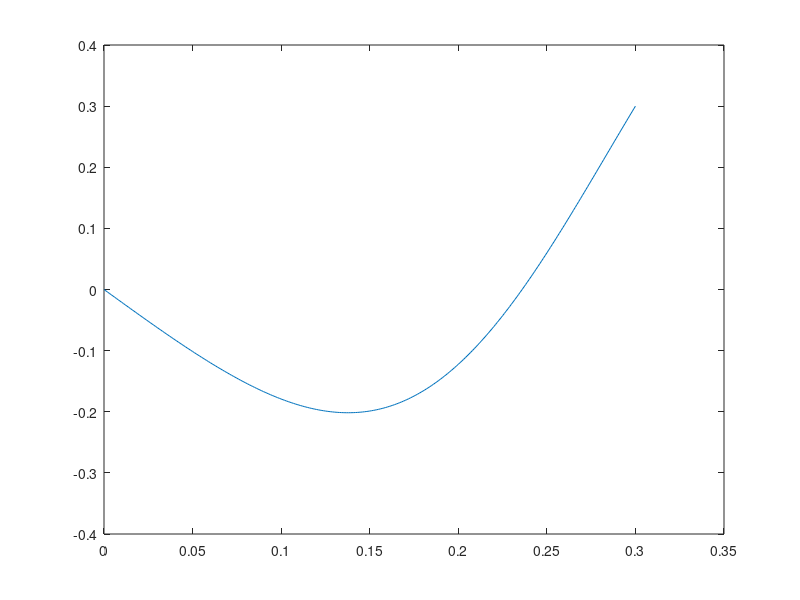

Recreate this plot in MATLAB.
clear; clc; close all;

R = 0.3; % m
omega = 2*pi; % rad/s
nu = 1*10^-6;

r = 0 : 0.001 : R;
%t = 0 : 500 : 50000;
%t = 360;
t= 4500;

n_terms = 10;

lambda = 0.0001 : 0.0001 : 100;

f = zeros(length(lambda),1);

for i = 1 : length(lambda)
    
    f(i) = besselj(1,lambda(i));
end

l_n = zeros(n_terms,1);
ng = 1;
for i = 2 : length(lambda)
   
    if f(i) > 0 && f(i-1) < 0 % neg to pos
        l_n(ng) = lambda(i);
        ng = ng + 1;
    end
       if f(i) < 0 && f(i-1) > 0 % pos to neg
        l_n(ng) = lambda(i);
        ng = ng + 1;
       end
end

%l_n = [0; l_n(1:n_terms-1)];

v = zeros(length(r),length(t));

term = zeros(n_terms,1);

for i = 1 : length(t)
    
    for j = 1 : length(r)
        
        for n = 0 : n_terms-1
            
            term(n+1) = 2*besselj(1,l_n(n+1)*r(j)/R)/(l_n(n+1)*besselj(0,l_n(n+1)))...
                *exp(-l_n(n+1)^2.0*t(i)*nu/R^2);
            
        end
        
        v(j,i) = r(j) + sum(term); 
        
    end
    
end

v_theta = R*omega*v;

plot(r,v(:,1));